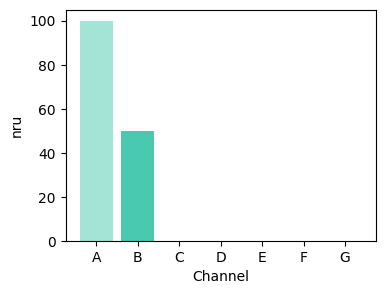

Recreate this plot in Python.
import mysql.connector
import  pandas as  pd
import matplotlib.pyplot as plt

config = { 
    "user": "root", 
    "password": "-", 
    "host": "10.211.55.7", #local 
    "database": "orcl", #Database name 
    "port": "3306" #port는 최초 설치 시 입력한 값(기본값은 3306) 
} 


conn = mysql.connector.connect(**config)

# db select, insert, update, delete 작업 객체
cursor = conn.cursor()

# 실행할 select 문 구성
sql = """
select channel, sum(nru)
from gagong
group by channel;

"""
           
# sql 을 실행해서 cursor (메모리) 에 담는다. 
cursor.execute(sql)

# cursor(메모리)에 담긴 결과 셋 얻어오기
resultList = cursor.fetchall()  # tuple 이 들어있는 list
df = pd.DataFrame(resultList)  # 판다스 데이터 프레임으로 변환 
df.columns = ['channel', 'nru']   #  컬럼명을 만들어 줍니다. 
print(df[['channel','nru']])


# 시각화 
plt.bar(df['channel'], df['nru'], color=['#A3E4D7','#48C9B0'])
plt.xlabel('Channel',fontsize=10)
plt.ylabel('nru',fontsize=10)
plt.xticks(fontsize=10, rotation=0)
plt.yticks(fontsize=10, rotation=0)
plt.show()
